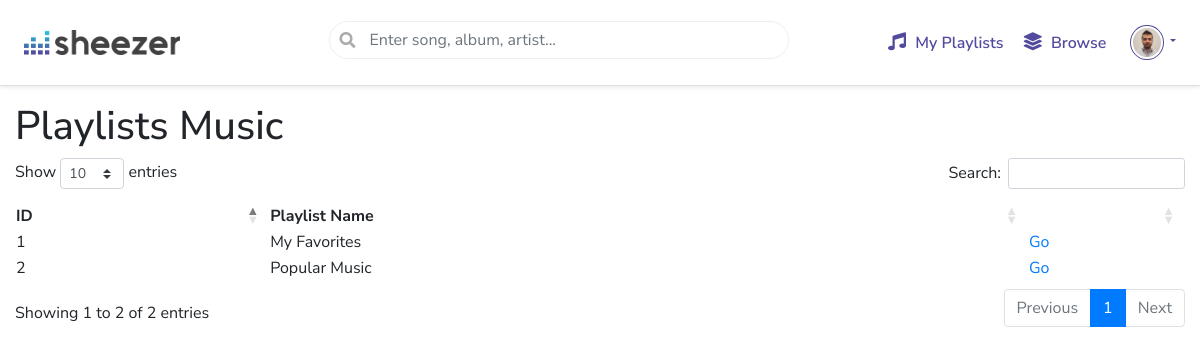
Page /music/playlists/ (signed in) on the committed database.
### accounts/models.py (models this page shows, shortened)
class Profile(models.Model):
    user = models.OneToOneField(User, on_delete = models.CASCADE)
    first_name = models.CharField(max_length = 100, blank = True)
    last_name = models.CharField(max_length = 100, blank = True)
    email = models.CharField(max_length = 100, blank = True)
    image = models.ImageField(default = 'default.png', upload_to = 'profile_pics')

### music/models.py (models this page shows, shortened)
class Playlist(models.Model):
    name = models.CharField(max_length = 100)
    creation_date = models.DateTimeField(auto_now = True)
    songs = models.ManyToManyField('Song')
    created_by = models.ForeignKey(User, on_delete = models.CASCADE)

### music/views.py (the view)
# urls.py: path('playlists/', views.playlists_view, name="playlists"),
def playlists_view(request):
    user = request.user
    playlists = Playlist.objects.filter(created_by = user)
    return render(request, 'music/playlists.html', {'data' : playlists})

### music/templates/music/playlists.html (shortened to what this page needs)
{% extends 'layout.html' %}
{% block content %}
<div class="container-fluid">
    <h1>Playlists Music</h1>
    {% if data|length > 0 %}
        <table id="datatable">
            <thead>
                <th>ID</th>
                <th>Playlist Name</th>
                <th></th>
              </thead>
              <tbody>
                  {% for playlist in data %}
                  <tr>
                      <td>{{ playlist.id }}</td>
                      <td>{{ playlist.name }}</td>
                      <td><a href="{% url 'music:playlist' playlist.id %}">Go</a></td>
                  </tr>
                  {% endfor %}
              </tbody>
        </table>
    {% else %}
        <p>No playlists found</p>
    {% endif %}
</div>
{% endblock %}

### templates/layout.html (shortened to what this page needs)
{% load static from static %}
<!DOCTYPE html>
<html>
    <head>
        <link rel="stylesheet" href="https://stackpath.bootstrapcdn.com/bootstrap/4.4.1/css/bootstrap.min.css">
        <link rel="stylesheet" href="{% static 'styles.css' %}">
        <link href="https://cdnjs.cloudflare.com/ajax/libs/font-awesome/5.11.2/css/all.css" rel="stylesheet">
        <link href="https://cdn.datatables.net/1.10.20/css/dataTables.bootstrap4.min.css" rel="stylesheet">
    </head>
    <body>
        <header>
            <div class="d-flex flex-column flex-md-row align-items-center p-3 px-md-4 mb-3 bg-white border-bottom shadow-sm">
                <h5 class="my-0 mr-md-auto"><a href="{% url 'home' %}"><img src="{% static '/logo.png' %}" class="logo"/></a></h5>
                <div class="my-0 mr-md-auto nav-search-wrapper">
                    <form action="/music/search" method="GET" id="nav-search-form">
                        <input type="text" class="form-control" name="search" placeholder="Enter song, album, artist...">
                    </form>
                </div>
                {% if user.is_authenticated %}
                <nav class="my-2 my-md-0 mr-md-3">
                    <a class="p-2" href="{% url 'music:playlists' %}"><i class="fas fa-music"></i> My Playlists</a>
                    <a class="p-2" href="{% url 'music:browse' %}"><i class="fas fa-layer-group"></i> Browse</a>
                </nav>
                <div class="btn-group nav-dropdown">
                    <a href="#" class="dropdown-toggle" data-toggle="dropdown" aria-haspopup="true" aria-expanded="false">
                        <img src="{{ user.profile.image.url }}" alt="" class="rounded-circle">
                    </a>
                </div>
                {% else %}
                    <a class="btn btn-primary mr-2" href="{% url 'accounts:login' %}">Login</a>
                    <a class="btn btn-secondary" href="{% url 'accounts:signup' %}">Signup</a>
                {% endif %}
            </div>
        </header>
       <div class="wrapper">
            {% if user.is_authenticated %}
                {% block content %}
                {% endblock %}
            {% else %}
                <div class="alert alert-secondary text-center mr-3 ml-3">
                    <i class="fas fa-user-lock fa-2x"></i><br>
                    You don't have permissions to see this page.<br> Please log in to continue!
                </div>
            {% endif %}
       </div>
    </body>
</html>

### assets/styles.css (style rules this page uses)
body { margin: 0; padding: 0; background: #fff; font-family: 'Nunito Sans', sans-serif; }
form input { display: block; background-color: #fff; border: 1px solid #ccc; border-radius: 5px; margin-top: 5px; margin-bottom: 10px; height: 35px; padding: 5px 10px; width: 100%; }
#datatable { width: 100%; }
.logo { height: 25px; }
nav a { display: inline-block; font-weight: 600; color: #514A9D; }
nav a i { font-size: 18px; margin-right: 5px; }
.nav-search-wrapper { width: 40%; margin-left: 5%; }
#nav-search-form input { padding-left: 40px; border-radius: 25px; border: 1px solid #eee; }
.nav-dropdown .dropdown-toggle { color: #514A9D; font-size: 12px; }
.nav-dropdown .dropdown-toggle img { height: 35px; padding: 2px; border: 1px solid #514A9D; }

### rows in the picture
Playlist: id "1", name "My Favorites"
Playlist: id "2", name "Popular Music"
